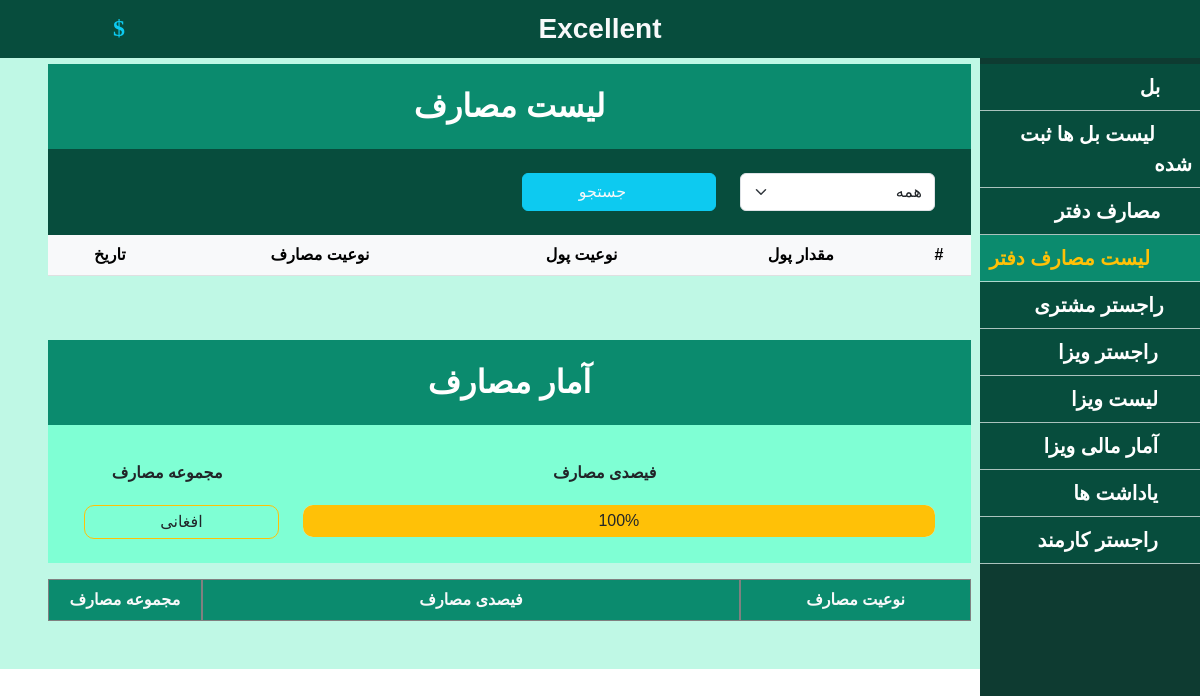
Page /paymentList (signed in) on the earlier database version.
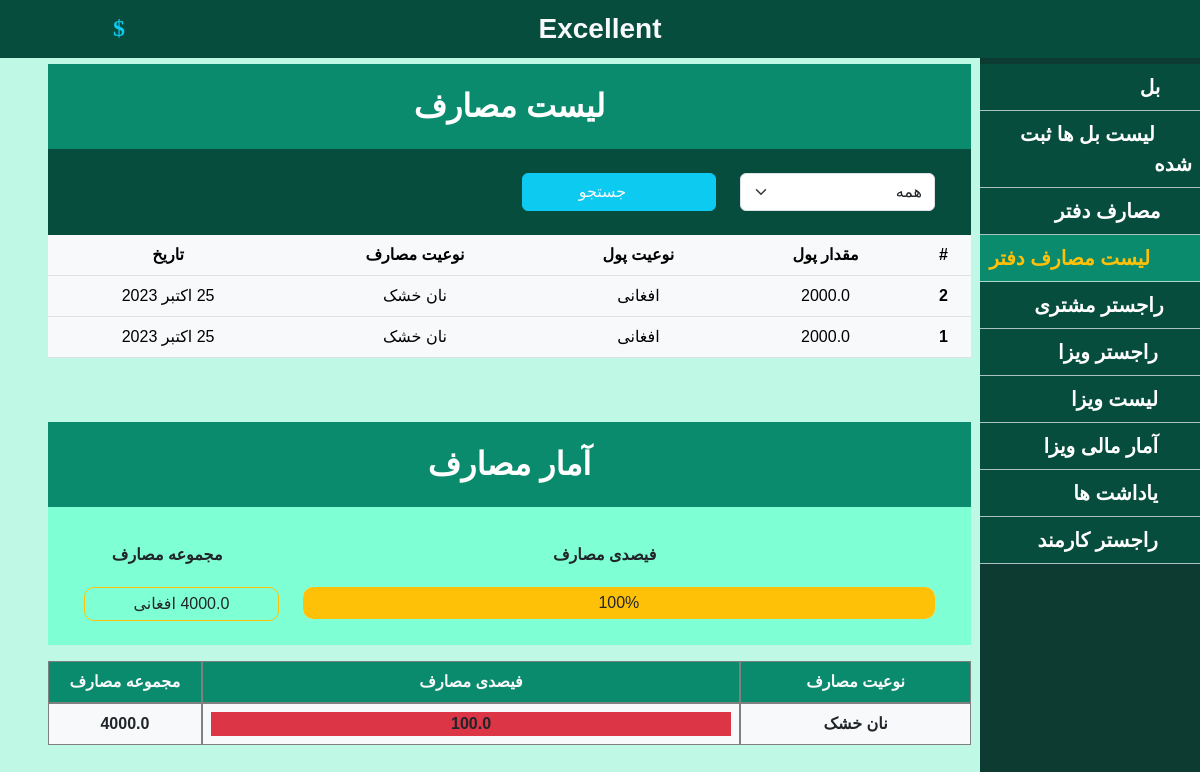
Same page on the later database version.
### travel_tour/models.py (models this page shows)
class Payment(models.Model):
    amount = models.FloatField(max_length=10)
    money = models.ForeignKey(Money, on_delete=models.CASCADE)
    payment_type = models.ForeignKey(Payment_type, on_delete=models.CASCADE)
    date = models.DateField()

class Money(models.Model):
    money_type = models.CharField(max_length=20)
    amount = models.IntegerField()
    sell_amount = models.FloatField()
    buy_amount = models.FloatField()
    date = models.DateTimeField(auto_now_add=True)
    def __str__ (self):
        return str(self.money_type)

class Payment_type(models.Model):
    title = models.CharField(max_length=20)
    def __str__ (self):
        return str(self.title)

### travel_tour/views.py (the view)
# urls.py: path('paymentList', paymentList, name='paymentList'),
@login_required(login_url='/')
def paymentList(request):
    context = {}
    context['money'] = mod.Money.objects.all()
    if request.method == 'GET':
         Fptype = request.GET.get('ptype_txt')
         if Fptype:
           if Fptype == '0':
               context['records'] = mod.Payment.objects.all()
           else:
                 ptype = mod.Payment_type.objects.get(id=Fptype)  # Use get() instead of filter()
                 context['records'] = mod.Payment.objects.filter(payment_type=ptype.id)
         else:
              context['records'] = mod.Payment.objects.order_by('-id')
    total_amount = mod.Payment.objects.aggregate(total_amount=Sum('amount'))['total_amount']
    if total_amount:
        paytype = mod.Payment_type.objects.all()
        context['total_amount'] = total_amount
        if paytype:
            l1 = []
            for i in paytype:
                l2 = []
                i.title
                try:
                    filtered_amount = mod.Payment.objects.filter(payment_type__id=i.id).aggregate(filtered_amount=Sum('amount'))['filtered_amount']
                    if filtered_amount ==None:
                        filtered_amount =0
                except TypeError:
                    filtered_amount = 1
                l2.append(i.title)
                l2.append(filtered_amount)
                l2.append(round(filtered_amount*100/total_amount,2))
                l1.append(l2)
            context['eachptype'] = l1
            context['paytype'] = mod.Payment_type.objects.all()
    context['page'] = 'لیست مصارف'
    context['listpay'] = ' text-warning sub-bg ps-3'
    return render(request, 'office/paymentList.html',context)

### templates/office/paymentList.html (shortened to what this page needs)
{% extends 'shared/_MainLayout.html' %}
{% load static %}
{% block content %}
<div class="body p-5 mt-3">
  <div class="text-center">
    <div class="detial">
      <div class="title_bar fw-bold fs-2 sub-bg text-white">
          لیست مصارف{{ one }}
      </div>
      <div class="search_filter main-bg p-4">
        <form action="" name="listSearchform" method="get">
          <div class="row m-0">
            <div class="col-lg-3 col-md-3 col-12">
              <select class="form-select" name="ptype_txt"  id="emp" aria-label="Default select example">
                <option value="0">همه</option>
              </select>
            </div>
            <div class="col-lg-3 col-md-3 col-12">
              <button type="submit" class="btn btn-info sub-bg text-light w-100"><i class="fa fa-search px-2" aria-hidden="true"></i>
                جستجو</button>
            </div>
          </div>
        </form>
      </div>
      <div class="table_view">
        <table class="table table-light ">
          <thead>
            <tr>
              <th scope="col">#</th>
              <th scope="col">مقدار پول</th>
              <th scope="col">نوعیت پول</th>
              <th scope="col">نوعیت مصارف</th>
              <th scope="col">تاریخ</th>
            </tr>
          </thead>
          <tbody>
            {% for items in records%}
            <tr>
               <th scope="row">{{ items.id }}</th>
               <td>{{ items.amount }}</td>
               <td>{{ items.money }}</td>
               <td>{{ items.payment_type }}</td>
               <td> {{ items.date }} </td>
             </tr>
            {% endfor %}
          </tbody>
        </table>
      </div>
    </div>
    <div class="detial mt-5">
      <div class="title_bar fw-bold fs-2 sub-bg text-white">
        آمار مصارف
      </div>
      <div class="search_filter p-4" style="background-color: aquamarine;">
          <div class="row m-0">
            <div class="col-9 mt-2">
              <p class="text-dark m-1 fw-bold"><i class="fa fa-edit text-danger px-2" aria-hidden="true"></i>فیصدی
                مصارف</p>
            </div>
            <div class="col-3 mt-2">
              <p class="text-dark m-1 fw-bold"><i class="fa fa-edit text-danger px-2" aria-hidden="true"></i>مجموعه
                مصارف</p>
              </div>
            <div class="col-9 mt-2">
              <div class=' bg-light  mt-2 text-center' style="width: 100%; border-radius:10px">
                <div class=' bg-warning py-1 mt-2 text-center' style="width: 100%; border-radius:10px">100%</div>
              </div>
            </div>
            <div class="col-3 mt-2">
              <div class='text-dark py-1 mt-2 text-center border border-warning' style="width: 100%; border-radius:10px">{{total_amount}} افغانی</div>
            </div>
          </div>
      </div>
      <div class="row m-0 bg-light mt-3 ">
        <div class="col-3 sub-bg text-light p-2 fw-bold" style="border: 1px solid grey;">نوعیت مصارف</div>
        <div class="col-7 sub-bg text-light p-2 fw-bold" style="border: 1px solid grey;">فیصدی مصارف</div>
        <div class="col-2 sub-bg text-light p-2 fw-bold" style="border: 1px solid grey;">مجموعه مصارف</div>
      {% for item in eachptype %}
      <div class="col-3 text-dark p-2 fw-bold" style="border: 1px solid grey;">{{ item.0 }}</div>
      <div class="col-7 text-dark p-2 fw-bold" style="border: 1px solid grey;">
        <div class="m-0 bg-secondary" style="width: 100%; border-radius:5px;">
          <div class="m-0 bg-danger" style="width: {{item.2}}%; border-raduis:5px;">{{item.2}}</div>
        </div>
      </div>
      <div class="col-2 text-dark p-2 fw-bold" style="border: 1px solid grey;">{{item.1}}</div>
      {% endfor %}
      </div>
    </div>
  </div>
</div>
{% endblock content %}

Differences in the rows shown:
added Payment: id "2", amount "2000.0", money "افغانی", payment_type "نان خشک", date "25 اکتبر 2023"
added Payment: id "1", amount "2000.0", money "افغانی", payment_type "نان خشک", date "25 اکتبر 2023"
added Payment_type: title "نان خشک"
Other differences:
{{ total_amount }}: (not shown) → "4000.0"
new list line: "100.0 4000.0"
